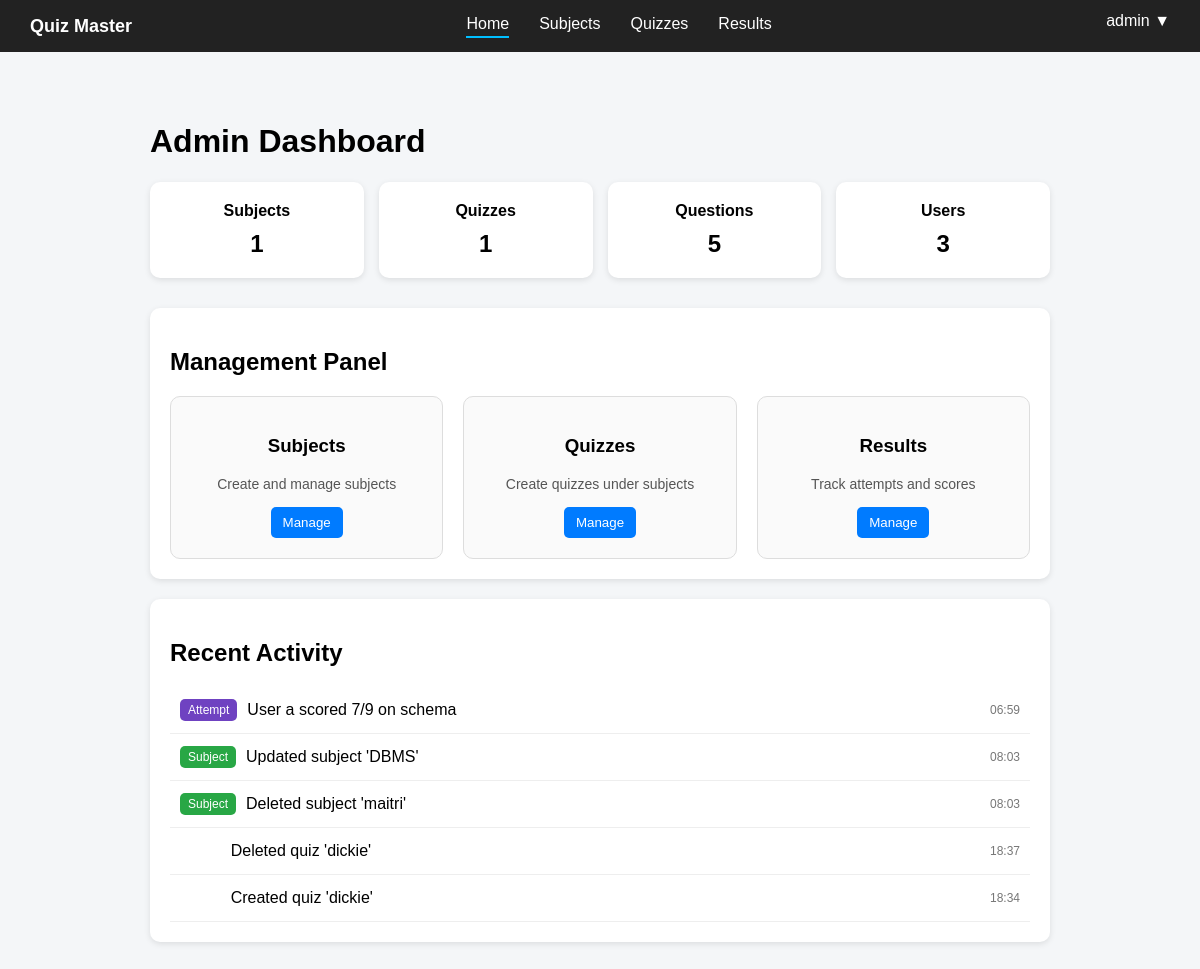
The page /admin (signed in) on the database its author committed.
### controller/models.py (models this page shows)
class Activity(db.Model):
    __tablename__ = "activities"
    id = db.Column(db.Integer, primary_key=True)
    type = db.Column(db.String(50), nullable=False)
    message = db.Column(db.String(300), nullable=False)
    timestamp = db.Column(db.DateTime, default=datetime.utcnow)
    user_id = db.Column(db.Integer, db.ForeignKey("users.id"), nullable=True)

### app.py (the view)
@app.route('/admin')
def admin_dashboard():
    if "user_id" not in session:
        flash("Please login first")
        return redirect(url_for("landing"))
    if session.get('role') != "admin":
        flash("You are not authorized to access this page")
        return redirect(url_for("landing"))
    users_count = User.query.count()
    subjects_count = Subject.query.count()
    quizzes_count = Quiz.query.count()
    questions_count = Question.query.count()
    activities = (Activity.query.order_by(Activity.timestamp.desc()).limit(5).all())
    return render_template("admin_dashboard.html",users_count=users_count,subjects_count=subjects_count,quizzes_count=quizzes_count,questions_count=questions_count,activities=activities)

### templates/admin_dashboard.html (shortened to what this page needs)
{% extends "base.html" %}
{% block content %}
<h1>Admin Dashboard</h1>
<div class="stats">
    <div class="card">
        Subjects
        <span>{{ subjects_count }}</span>
    </div>
    <div class="card">
        Quizzes
        <span>{{ quizzes_count }}</span>
    </div>
    <div class="card">
        Questions
        <span>{{ questions_count }}</span>
    </div>
    <div class="card">Users<span>{{ users_count }}</span></div>
</div>
<div class="section">
    <h2>Management Panel</h2>
    <div class="manage-grid">
        <div class="manage-card">
            <h3>Subjects</h3>
            <p>Create and manage subjects</p>
            <div class="actions">
                <button onclick="location.href='{{ url_for('admin_subjects') }}'">Manage</button>
            </div>
        </div>
        <div class="manage-card">
            <h3>Quizzes</h3>
            <p>Create quizzes under subjects</p>
            <div class="actions">
                <button onclick="location.href='{{ url_for('admin_quizzes') }}'">Manage</button>
            </div>
        </div>
        <div class="manage-card">
            <h3>Results</h3>
            <p>Track attempts and scores</p>
            <div class="actions">
                <button onclick="location.href='{{ url_for('admin_results') }}'">Manage</button>
            </div>
        </div>
    </div>
</div>
<div class="section">
    <h2>Recent Activity</h2>
    {% if activities %}
    {% for a in activities %}
    <div class="activity-item">
        <span class="tag {{ a.type }}">
            {{ a.type|capitalize }}
        </span>
        <span class="text">
            {{ a.message }}
        </span>
        <span class="time">
            {{ a.timestamp.strftime('%H:%M') }}
        </span>
    </div>
    {% endfor %}
    {% else %}
    <p>No recent activity</p>
    {% endif %}
</div>
{% endblock %}

### static/css/base.css (style rules this page uses)
body { font-family: Arial, sans-serif; background: #f4f6f8; margin: 0; }
.stats { display: grid; grid-template-columns: repeat(4, 1fr); gap: 15px; margin-bottom: 30px; }
.card { background: white; padding: 20px; text-align: center; border-radius: 10px; box-shadow: 0 2px 6px rgba(0, 0, 0, 0.1); font-weight: bold; }
.card span { display: block; font-size: 24px; margin-top: 10px; }
.section { background: white; padding: 20px; margin-bottom: 20px; border-radius: 10px; box-shadow: 0 2px 6px rgba(0, 0, 0, 0.1); }
.manage-grid { display: grid; grid-template-columns: repeat(3, 1fr); gap: 20px; }
.manage-card { background: #fafafa; padding: 20px; border-radius: 10px; text-align: center; border: 1px solid #ddd; }
.manage-card p { font-size: 14px; color: #555; margin-bottom: 15px; }
.activity-item { display: flex; align-items: center; justify-content: space-between; padding: 12px 10px; border-bottom: 1px solid #eee; }
.tag { padding: 4px 8px; border-radius: 5px; font-size: 12px; color: white; }
.subject { background: #28a745; }
.attempt { background: #6f42c1; }
.text { flex: 1; margin-left: 10px; }
.time { font-size: 12px; color: #777; }
.actions button { padding: 8px 12px; border: none; border-radius: 5px; background: #007bff; color: white; cursor: pointer; }
body { padding-bottom: 80px; }

### rows shown on the page
Activity: type "Attempt", message "User a scored 7/9 on schema", timestamp "06:59"
Activity: type "Subject", message "Updated subject 'DBMS'", timestamp "08:03"
Activity: type "Subject", message "Deleted subject 'maitri'", timestamp "08:03"
Activity: message "Deleted quiz 'dickie'", timestamp "18:37"
Activity: message "Created quiz 'dickie'", timestamp "18:34"

### other values the page prints
{{ session.get('username', 'User') }} "admin"
{{ subjects_count }} "1"
{{ quizzes_count }} "1"
{{ questions_count }} "5"
{{ users_count }} "3"
